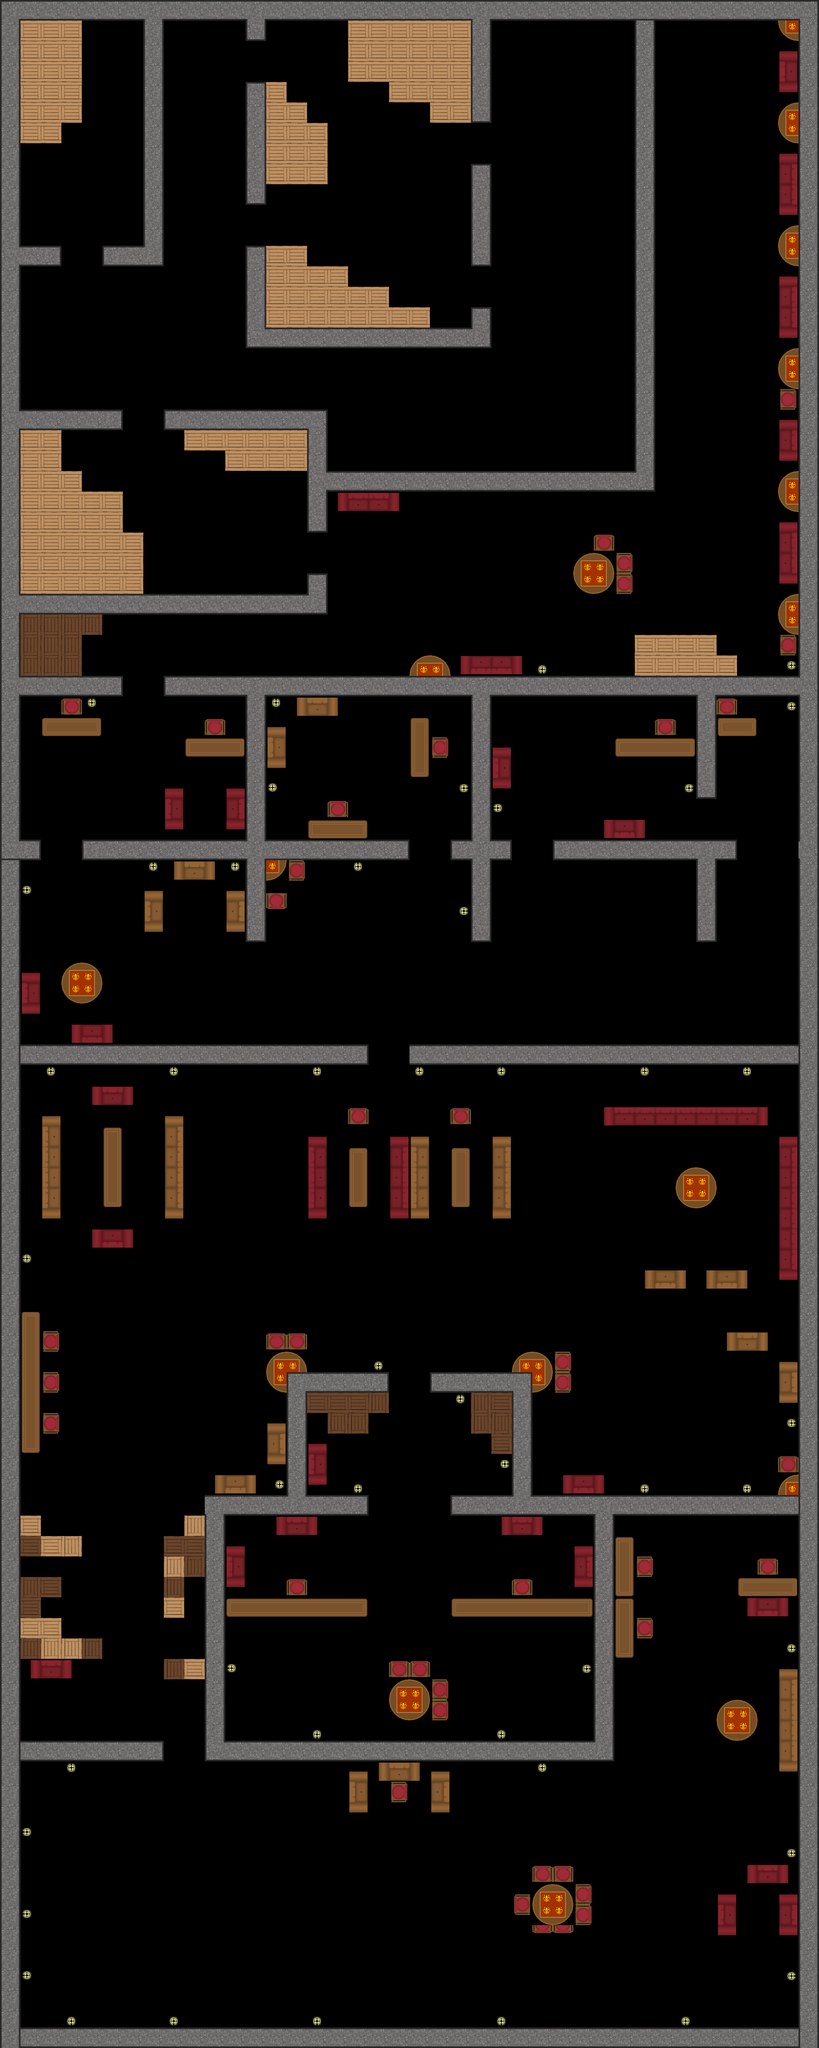

This game map was drawn from its Tiled (.tmx) file and the tilesets committed beside it. A one-line description and the trimmed map source follow:
An orthogonal 40x100 tile map with 64x64 px tiles, 1 tile layer (Colission), 1 hidden layer not drawn and 16 objects (10x Door, 5x PickUp, Spawnpoint).

<map version="1.2" tiledversion="1.2.1" orientation="orthogonal" renderorder="right-down" width="40" height="100" tilewidth="64" tileheight="64" infinite="0" nextlayerid="6" nextobjectid="21">
 <tileset firstgid="1" source="Maps/tileSheet.tsx" />
 <layer id="3" width="40" height="100" visible="0">
  <data>[4000 cells, 4000 non-empty, 8 distinct tile ids]</data>
 </layer>
 <layer id="4" name="Colission" width="40" height="100">
  <data>[4000 cells, 1170 non-empty, 64 distinct tile ids]</data>
 </layer>
 <objectgroup id="5" name="Object Layer">
  <object id="5" name="Door001" type="Door" gid="75" x="576" y="5505.33" width="64" height="64">
   <properties>
    <property name="ID" type="int" value="1" />
   </properties>
  </object>
  <object id="6" name="Door002" type="Door" gid="75" x="1216.67" y="4354" width="64" height="64">
   <properties>
    <property name="ID" type="int" value="2" />
   </properties>
  </object>
  <object id="7" name="Door003" type="Door" gid="75" x="1216" y="3332" width="64" height="64">
   <properties>
    <property name="ID" type="int" value="3" />
   </properties>
  </object>
  <object id="9" name="Door004" type="Door" gid="75" x="126.667" y="2693.33" width="64" height="64">
   <properties>
    <property name="ID" type="int" value="4" />
   </properties>
  </object>
  <object id="10" name="Door005" type="Door" gid="62" x="958.909" y="1725.94" width="64" height="64">
   <properties>
    <property name="ID" type="int" value="5" />
   </properties>
  </object>
  <object id="11" name="Key5" type="PickUp" x="1466.67" y="427.273" width="72.7273" height="63.6364" />
  <object id="12" name="Key4" type="PickUp" x="2069.7" y="124.242" width="57.5758" height="48.4848" />
  <object id="13" name="Key2" type="PickUp" x="115.152" y="5330.3" width="54.5455" height="75.7576" />
  <object id="14" name="Key3" type="PickUp" x="1618.18" y="2224.24" width="75.7576" height="72.7273" />
  <object id="15" name="Key1" type="PickUp" x="742.424" y="5327.27" width="72.7273" height="66.6667" />
  <object id="16" name="Spawnpoint" type="Spawnpoint" x="312.121" y="136.364" width="78.7879" height="78.7879" />
  <object id="16" name="Door005_1" type="Door" gid="62" x="958.909" y="1792.61" width="64" height="64">
   <properties>
    <property name="ID" type="int" value="5" />
   </properties>
  </object>
  <object id="17" name="Door004_1" type="Door" gid="75" x="192" y="2693.33" width="64" height="64">
   <properties>
    <property name="ID" type="int" value="4" />
   </properties>
  </object>
  <object id="18" name="Door003_1" type="Door" gid="75" x="1153.33" y="3332" width="64" height="64">
   <properties>
    <property name="ID" type="int" value="3" />
   </properties>
  </object>
  <object id="19" name="Door002_1" type="Door" gid="75" x="1280" y="4354.67" width="64" height="64">
   <properties>
    <property name="ID" type="int" value="2" />
   </properties>
  </object>
  <object id="20" name="Door001_1" type="Door" gid="75" x="512" y="5506.67" width="64" height="64">
   <properties>
    <property name="ID" type="int" value="1" />
   </properties>
  </object>
 </objectgroup>
</map>
